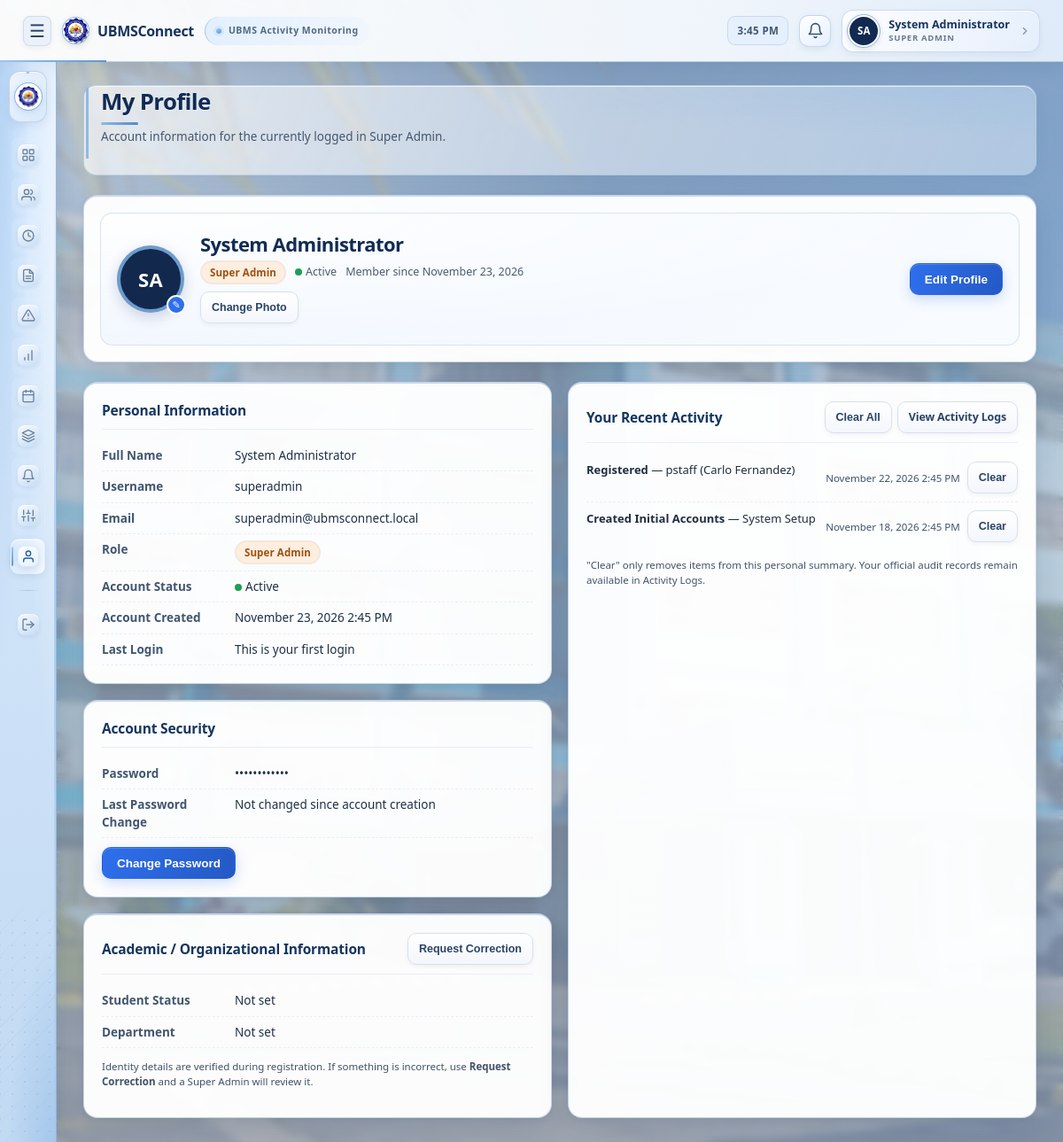
/superadmin/profile.php (signed in), run on the app's committed database.
### tables this page shows
CREATE TABLE users (
    id INT AUTO_INCREMENT PRIMARY KEY,
    username VARCHAR(50) NOT NULL UNIQUE,
    password VARCHAR(255) NOT NULL,
    password_changed_at DATETIME NULL,
    full_name VARCHAR(100) NOT NULL,
    email VARCHAR(150) NULL,
    profile_picture VARCHAR(255) NULL,
    university_id VARCHAR(50) NULL,
    affiliation ENUM('student','ubms_staff') NULL,
    department_id INT NULL,
    course_id INT NULL,
    organization_id INT NULL,
    office_unit VARCHAR(150) NULL,
    role ENUM('super_admin','staff','host') NOT NULL,
    status ENUM('active','pending','inactive','rejected') NOT NULL DEFAULT 'active',
    created_at DATETIME DEFAULT CURRENT_TIMESTAMP,
    updated_at DATETIME DEFAULT CURRENT_TIMESTAMP ON UPDATE CURRENT_TIMESTAMP,
    last_login DATETIME NULL
);

CREATE TABLE audit_logs (
    id INT AUTO_INCREMENT PRIMARY KEY,
    actor_id INT NULL,
    actor_name VARCHAR(100) NOT NULL,
    action VARCHAR(100) NOT NULL,
    target_type VARCHAR(50) NULL,
    target_id INT NULL,
    target_label VARCHAR(150) NULL,
    previous_value VARCHAR(150) NULL,
    new_value VARCHAR(150) NULL,
    created_at DATETIME DEFAULT CURRENT_TIMESTAMP,
    CONSTRAINT fk_audit_actor FOREIGN KEY (actor_id) REFERENCES users(id) ON DELETE SET NULL,
    INDEX idx_audit_created (created_at),
    INDEX idx_audit_target (target_type, target_id)
);

### superadmin/profile.php (the view, shortened to what this page needs)
<?php
require_once __DIR__ . '/../includes/auth.php';
require_once __DIR__ . '/../includes/affiliation_profile.php';
$stmt = $pdo->prepare("SELECT u.username,u.full_name,u.email,u.profile_picture,u.role,u.status,u.created_at,u.last_login,u.password_changed_at,u.university_id,u.affiliation,u.office_unit,d.department_name,c.course_name,o.organization_name FROM users u LEFT JOIN departments d ON d.id=u.department_id LEFT JOIN courses c ON c.id=u.course_id LEFT JOIN organizations o ON o.id=u.organization_id WHERE u.id=?");
$stmt->execute([currentUserId()]);
$user = $stmt->fetch();
$recentActivity = $pdo->prepare(
    "SELECT al.id, al.action, al.target_label, al.previous_value, al.new_value, al.created_at
     FROM audit_logs al
     LEFT JOIN dismissed_activity da ON da.audit_log_id = al.id AND da.user_id = ?
     WHERE al.actor_id = ? AND da.id IS NULL
     ORDER BY al.created_at DESC LIMIT 5"
);
$recentActivity->execute([currentUserId(), currentUserId()]);
$recentActivity = $recentActivity->fetchAll();
include __DIR__ . '/../includes/header.php';
include __DIR__ . '/../includes/sidebar.php';
?>
<main class="main-content">
    <div class="page-header">
        <div>
            <h1>My Profile</h1>
            <p class="page-subtitle">Account information for the currently logged in Super Admin.</p>
        </div>
    </div>
    <div class="card section-gap">
        <div class="profile-header">
            <div class="avatar-wrap">
                <?= avatarHtml($user['full_name'], $user['profile_picture']) ?>
                <button type="button" class="avatar-edit-btn" onclick="document.getElementById('photoInput').click()" title="Change photo">&#9998;</button>
            </div>
            <div class="profile-header-info">
                <div class="profile-header-name"><?= e($user['full_name']) ?></div>
                <div class="profile-header-meta">
                    <span class="badge <?= roleBadgeClass($user['role']) ?>"><?= e(roleLabel($user['role'])) ?></span>
                    <span><span class="profile-status-dot <?= accountStatusDotClass($user['status']) ?>"></span><?= e(ucfirst($user['status'])) ?></span>
                    <span>Member since <?= e(formatDate($user['created_at'])) ?></span>
                </div>
                <div class="avatar-actions">
                    <button class="btn btn-sm" onclick="document.getElementById('photoInput').click()">Change Photo</button>
                </div>
            </div>
            <button class="btn btn-primary" onclick="openEditProfile()">Edit Profile</button>
        </div>
    </div>
    <div class="grid-2">
        <div class="stack">
            <div class="card">
                <div class="card-title">Personal Information</div>
                <div class="detail-row"><div class="dr-label">Full Name</div><div class="dr-value"><?= e($user['full_name']) ?></div></div>
                <div class="detail-row"><div class="dr-label">Username</div><div class="dr-value"><?= e($user['username']) ?></div></div>
                <div class="detail-row"><div class="dr-label">Email</div><div class="dr-value"><?= e($user['email'] ?: 'Not set') ?></div></div>
                <div class="detail-row"><div class="dr-label">Role</div><div class="dr-value"><span class="badge <?= roleBadgeClass($user['role']) ?>"><?= e(roleLabel($user['role'])) ?></span></div></div>
                <div class="detail-row"><div class="dr-label">Account Status</div><div class="dr-value"><span class="profile-status-dot <?= accountStatusDotClass($user['status']) ?>"></span><?= e(ucfirst($user['status'])) ?></div></div>
                <div class="detail-row"><div class="dr-label">Account Created</div><div class="dr-value"><?= e(formatDateTime($user['created_at'])) ?></div></div>
                <div class="detail-row"><div class="dr-label">Last Login</div><div class="dr-value"><?= $user['last_login'] ? e(formatDateTime($user['last_login'])) : 'This is your first login' ?></div></div>
            </div>
            <div class="card">
                <div class="card-title">Account Security</div>
                <div class="detail-row"><div class="dr-label">Password</div><div class="dr-value">&bull;&bull;&bull;&bull;&bull;&bull;&bull;&bull;&bull;&bull;&bull;&bull;</div></div>
                <div class="detail-row"><div class="dr-label">Last Password Change</div><div class="dr-value"><?= $user['password_changed_at'] ? e(formatDateTime($user['password_changed_at'])) : 'Not changed since account creation' ?></div></div>
                <button class="btn btn-primary" style="margin-top:10px;" onclick="openChangePassword()">Change Password</button>
            </div>
        </div>
        <div class="card">
            <div class="card-title">
                Your Recent Activity
                <div style="display:flex; gap:6px;">
                    <?php if (!empty($recentActivity)): ?>
                        <button class="btn btn-sm" onclick="clearAllActivity()">Clear All</button>
                    <?php endif; ?>
                    <a href="/UBMSConnect/superadmin/audit_logs.php" class="btn btn-sm">View Activity Logs</a>
                </div>
            </div>
            <div id="recentActivityList">
                <?php if (empty($recentActivity)): ?>
                    <div class="empty-state" id="recentActivityEmpty">No recent activity to show.</div>
                <?php else: ?>
                    <?php foreach ($recentActivity as $a): ?>
                        <div class="activity-item" id="activity-item-<?= (int)$a['id'] ?>">
                            <div>
                                <strong><?= e($a['action']) ?></strong>
                                <?php if ($a['target_label']): ?> &mdash; <?= e($a['target_label']) ?><?php endif; ?>
                            </div>
                            <div style="display:flex; align-items:center; gap:8px;">
                                <div class="activity-item-time"><?= e(formatDateTime($a['created_at'])) ?></div>
                                <button class="btn btn-sm" onclick="clearOneActivity(<?= (int)$a['id'] ?>)" title="Remove from this view only">Clear</button>
                            </div>
                        </div>
                    <?php endforeach; ?>
                <?php endif; ?>
            </div>
            <p class="small-note" style="margin-top:8px;">"Clear" only removes items from this personal summary. Your official audit records remain available in Activity Logs.</p>
        </div>
    </div>
</main>
<?php
include __DIR__ . '/../includes/footer.php';
?>

### includes/functions.php (shortened to what this page needs)
<?php
function e($value) {
    return htmlspecialchars($value ?? '', ENT_QUOTES, 'UTF-8');
}
function formatDate($date) {
    return date('F j, Y', strtotime($date));
}
function formatDateTime($datetime) {
    return date('F j, Y g:i A', strtotime($datetime));
}
function roleLabel($role) {
    switch ($role) {
        case 'super_admin': return 'Super Admin';
    }
}
function roleBadgeClass($role) {
    switch ($role) {
        case 'super_admin': return 'badge-maintenance';
    }
}
function nameInitials($fullName) {
    $parts = preg_split('/\s+/', trim($fullName));
    $parts = array_filter($parts);
    $first = mb_substr(reset($parts), 0, 1);
    $last = mb_substr(end($parts), 0, 1);
    return mb_strtoupper($first . $last);
}
function accountStatusDotClass($status) {
    switch ($status) {
        case 'active':   return 'active';
    }
}
function avatarHtml($fullName, $profilePicture) {
    return '<div class="avatar-circle">' . e(nameInitials($fullName)) . '</div>';
}

### data on the page
users: full_name "SA", full_name "System Administrator", role "Super Admin", status "Active", created_at "November 23, 2026", username "superadmin", email "superadmin@ubmsconnect.local", created_at "November 23, 2026 2:45 PM"
audit_logs: action "Registered", target_label "pstaff (Carlo Fernandez)", created_at "November 22, 2026 2:45 PM"
audit_logs: action "Created Initial Accounts", target_label "System Setup", created_at "November 18, 2026 2:45 PM"

### other printed values
nameInitials(currentUserName()) "SA"
currentUserName() "System Administrator"
roleLabel(currentUserRole()) "SUPER ADMIN"
$studentStatus "Not set"
$user['department_name'] ?: 'Not set' "Not set"
